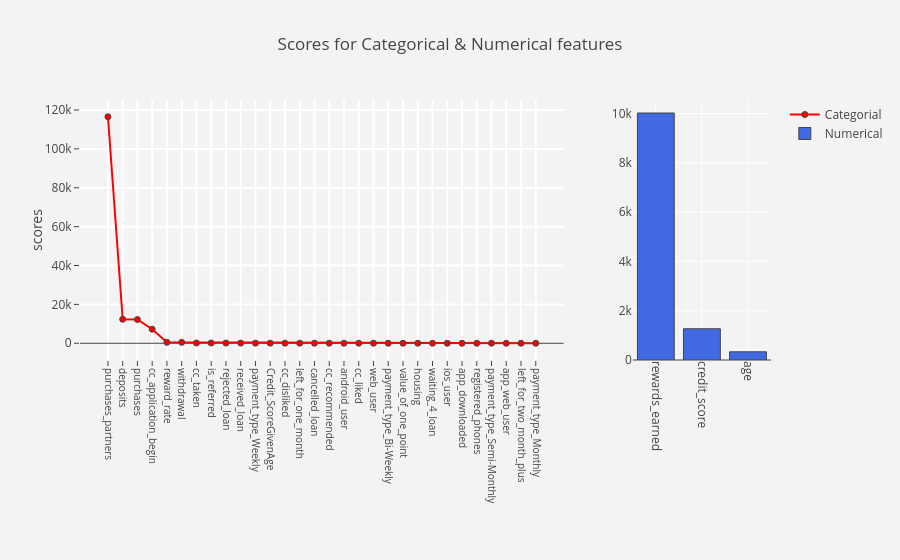

Notebook cell for this chart:
### Markdown cell above
<ul>
<li>Feature Extraction with Univariate Statistical Tests(Chi-squared for classification)</li>
<li>Uses the chi-squared(chi^2) statistical test for non-negative features to select the best features</li>
</ul>

### Code cell
from sklearn.feature_selection import chi2
from sklearn.feature_selection import SelectKBest

#select columns
cols = [i for i in bank.columns if i not in Id_col + tgt_col ]

#dataframe with non negative values
df_x = bank[cols]
df_y = bank[tgt_col]

#fit model with k= 3
select = SelectKBest(score_func = chi2,k = 3)
fit    = select.fit(df_x,df_y)

#Summerize scores
print ("scores")
print (fit.scores_)
print ("P - Values")
print (fit.pvalues_)

#create dataframe
score = pd.DataFrame({"features":cols,"scores":fit.scores_,"p_values":fit.pvalues_ })
score = score.sort_values(by = "scores" ,ascending =False)


#createing new label for categorical and numerical columns
score["feature_type"] = np.where(score["features"].isin(num_cols),"Numerical","Categorical")

#plot
trace  = go.Scatter(x = score[score["feature_type"] == "Categorical"]["features"],
                    y = score[score["feature_type"] == "Categorical"]["scores"],
                    name = "Categorial",mode = "lines+markers",
                    marker = dict(color = "red",
                                  line = dict(width =1))
                   )

trace1 = go.Bar(x = score[score["feature_type"] == "Numerical"]["features"],
                y = score[score["feature_type"] == "Numerical"]["scores"],name = "Numerical",
                marker = dict(color = "royalblue",
                              line = dict(width =1)),
                xaxis = "x2",yaxis = "y2"
               )
layout = go.Layout(dict(title = "Scores for Categorical & Numerical features",
                        plot_bgcolor  = "rgb(243,243,243)",
                        paper_bgcolor = "rgb(243,243,243)",
                        xaxis = dict(gridcolor = 'rgb(255, 255, 255)',
                                     tickfont = dict(size =10),
                                     domain=[0, 0.7],
                                     tickangle = 90,zerolinewidth=1,
                                     ticklen=5,gridwidth=2),
                        yaxis = dict(gridcolor = 'rgb(255, 255, 255)',
                                     title = "scores",
                                     zerolinewidth=1,ticklen=5,gridwidth=2),
                        margin = dict(b=200),
                        xaxis2=dict(domain=[0.8, 1],tickangle = 90,
                                    gridcolor = 'rgb(255, 255, 255)'),
                        yaxis2=dict(anchor='x2',gridcolor = 'rgb(255, 255, 255)')
                        )
                  )

data=[trace,trace1]
fig = go.Figure(data=data,layout=layout)
py.iplot(fig)

### Figure 1 — Plotly figure (JSON) as saved in the notebook; plotly's stock layout.template omitted (floating-point values rounded to 4 significant figures)
{"data": [{"marker": {"color": "red", "line": {"width": 1}}, "mode": "lines+markers", "name": "Categorial", "type": "scatter", "uid": "8c864762-479d-432d-bc26-690ae24ce691", "x": ["purchases_partners", "deposits", "purchases", "cc_application_begin", "reward_rate", "withdrawal", "cc_taken", "is_referred", "rejected_loan", "received_loan", "payment_type_Weekly", "Credit_ScoreGivenAge", "cc_disliked", "left_for_one_month", "cancelled_loan", "cc_recommended", "android_user", "cc_liked", "web_user", "payment_type_Bi-Weekly", "value_of_one_point", "housing", "waiting_4_loan", "ios_user", "app_downloaded", "registered_phones", "payment_type_Semi-Monthly", "app_web_user", "left_for_two_month_plus", "payment_type_Monthly"], "y": [116500.0, 12340.0, 12200.0, 7223.0, 469.2, 459.7, 141.8, 127.7, 85.66, 66.2, 50.34, 40.25, 36.0, 34.64, 32.99, 18.74, 14.98, 13.86, 13.18, 9.546, 5.988, 5.171, 4.953, 4.799, 3.953, 3.849, 2.952, 1.493, 0.592, 0.4069]}, {"marker": {"color": "royalblue", "line": {"width": 1}}, "name": "Numerical", "type": "bar", "uid": "e1a763ab-611d-42fc-800f-8d1488373f91", "x": ["rewards_earned", "credit_score", "age"], "xaxis": "x2", "y": [10020.0, 1267.0, 332.3], "yaxis": "y2"}], "layout": {"margin": {"b": 200}, "paper_bgcolor": "rgb(243,243,243)", "plot_bgcolor": "rgb(243,243,243)", "title": {"text": "Scores for Categorical & Numerical features"}, "xaxis": {"domain": [0, 0.7], "gridcolor": "rgb(255, 255, 255)", "gridwidth": 2, "tickangle": 90, "tickfont": {"size": 10}, "ticklen": 5, "zerolinewidth": 1}, "xaxis2": {"domain": [0.8, 1], "gridcolor": "rgb(255, 255, 255)", "tickangle": 90}, "yaxis": {"gridcolor": "rgb(255, 255, 255)", "gridwidth": 2, "ticklen": 5, "title": {"text": "scores"}, "zerolinewidth": 1}, "yaxis2": {"anchor": "x2", "gridcolor": "rgb(255, 255, 255)"}}}
